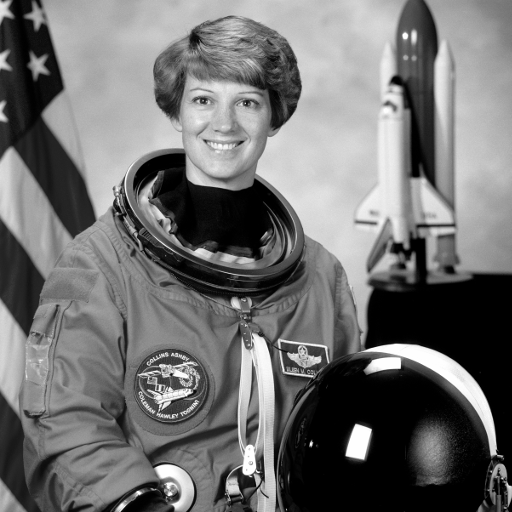
#> input picture content/astronaut.png, 512 x 512 px
$ jupyter execute histo-equalization.ipynb
#> lines starting #> are read from the running program, lines starting #| are printed output that depends on the picture
## IPython notebook for histogram equalization

### Import all modules and functions needed for this example, also define some functions we'll need.

[cell 1]
import numpy as np
from skimage.io import imread
from skimage import img_as_float
from skimage.exposure import rescale_intensity
import matplotlib.pyplot as plt
import matplotlib.ticker as ticker


def bin_histogram(image, num_bins, min_val=None, max_val=None):
    if min_val is None:
        min_val = image.min()
    if max_val is None:
        max_val = image.max()

    # For each pixel, compute the index of the bin the corresponding gray belongs to.
    histo_ind = (np.floor((image.ravel() - min_val) * (num_bins - 1) / (max_val - min_val))).astype(int)

    # [7 lines of commented-out code are left out]
    histo = np.bincount(histo_ind)
    return histo


def equalize_histo(image, num_bins):
    m, n = image.shape
    min_val = image.min()
    max_val = image.max()
    num_pixels = m * n
    H_f = bin_histogram(image, num_bins)
    G_f = np.cumsum(H_f)

    histo_ind = (np.floor((image[:, :] - min_val) * (num_bins - 1) / (max_val - min_val))).astype(int)
    image = (max_val - min_val) * G_f[histo_ind[:, :]] / num_pixels + min_val
    return image


def plot_histogram(H_f, show_cdf_yticks=True):
    plt.bar(range(H_f.size), H_f, color="C0")
    ax1 = plt.gca()
    if show_cdf_yticks:
        ax1.tick_params("y", colors="C0")
    ax1.xaxis.grid(color="gray")
    ax1.yaxis.grid(color="gray")
    ax2 = plt.twinx()
    ax2.plot(np.cumsum(H_f), color="C1")
    if show_cdf_yticks:
        ax2.tick_params("y", colors="C1")
    else:
        ax2.yaxis.set_major_locator(ticker.NullLocator())
    ax2.set_xlim([0, H_f.size - 1])
    ax2.set_ylim([0, None])

### Load an input image, plot it and its histogram.

[cell 2]
# Read the input image.
image = img_as_float(imread("astronaut.png", as_gray=True))
#> image: shape (512, 512) float64; min 0, max 1, mean 0.442

# Plot the input image
plt.subplot(1, 2, 1)
plt.imshow(image, interpolation="nearest", cmap=plt.cm.get_cmap("gray"), vmin=0, vmax=1)
plt.title("Input image")
plt.axis("off")

# Plot the histogram of the input image
H_f = bin_histogram(image, 256, 0, 1)
#> in bin_histogram, `histo = np.bincount(histo_ind)`: histo = 256 values, max 29129 at index 0, min 0 at index 33, mean 1024
#> H_f has the same summary as histo in bin_histogram
plt.subplot(1, 2, 2)
plot_histogram(H_f)
plt.title("$H_f$ and $G_f$ of input")
plt.show()
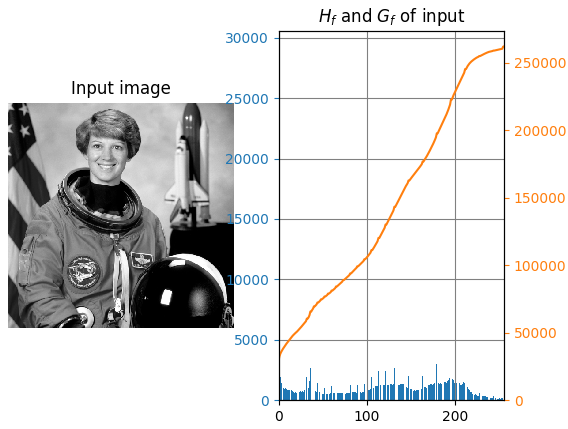
#> figure drawn by matplotlib, 3 panels; panel 2: tallest bar 29129 high, from x = -0.4 to 0.4; panel 3: curve peaks at x = 255, y = 262144

### Equalize the histogram of the input image, plot the equalized image and its histogram.

[cell 3]
# Equalize the input image
equalized_image = equalize_histo(rescale_intensity(image), 255)
#> in equalize_histo, `min_val = image.min()`: min_val = 0
#> in equalize_histo, `max_val = image.max()`: max_val = 1
#> in equalize_histo, `H_f = bin_histogram(image, num_bins)`: H_f = 255 values, max 32406 at index 0, min 120 at index 250, mean 1028
#> in equalize_histo, `G_f = np.cumsum(H_f)`: G_f = 255 values from 32406 to 262144
#> in equalize_histo, `image = (max_val - min_val) * G_f[histo_ind[:, :]] / num_pixels + min_..`:
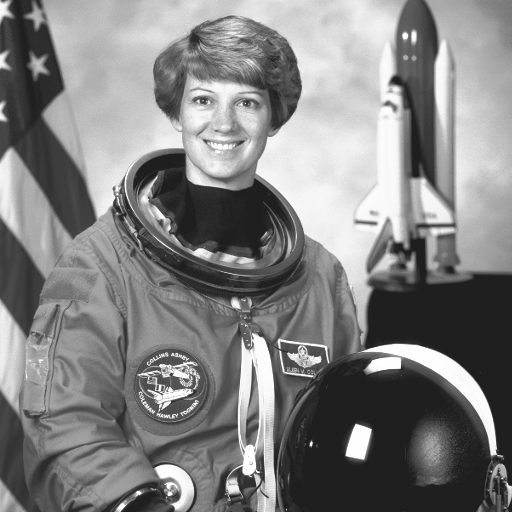
#> image: shape (512, 512) float64; min 0.124, max 1, mean 0.509

# Plot the equalized image
plt.subplot(1, 2, 1)
plt.imshow(equalized_image, interpolation="nearest", cmap=plt.cm.get_cmap("gray"), vmin=0, vmax=1)
plt.title("equalized image")
plt.axis("off")

# Plot the histogram of the equalized image
H_f = bin_histogram(equalized_image, 256, 0, 1)
#> H_f = 256 values, max 32406 at index 31, min 0 at index 0, mean 1024
plt.subplot(1, 2, 2)
plot_histogram(H_f)
plt.title("$H_f$ and $G_f$ of equalized image")
plt.show()
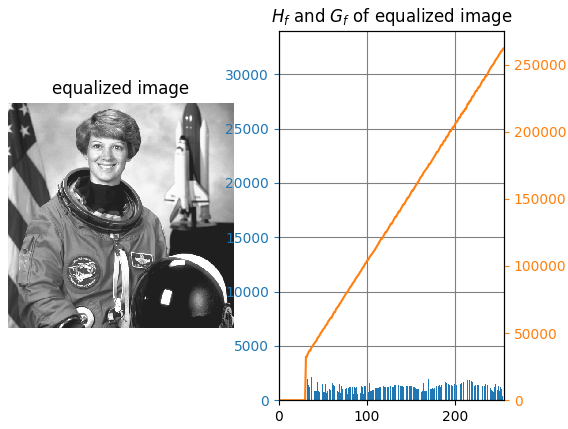
#> figure drawn by matplotlib, 3 panels; panel 2: tallest bar 32406 high, from x = 30.6 to 31.4; panel 3: curve peaks at x = 255, y = 262144
